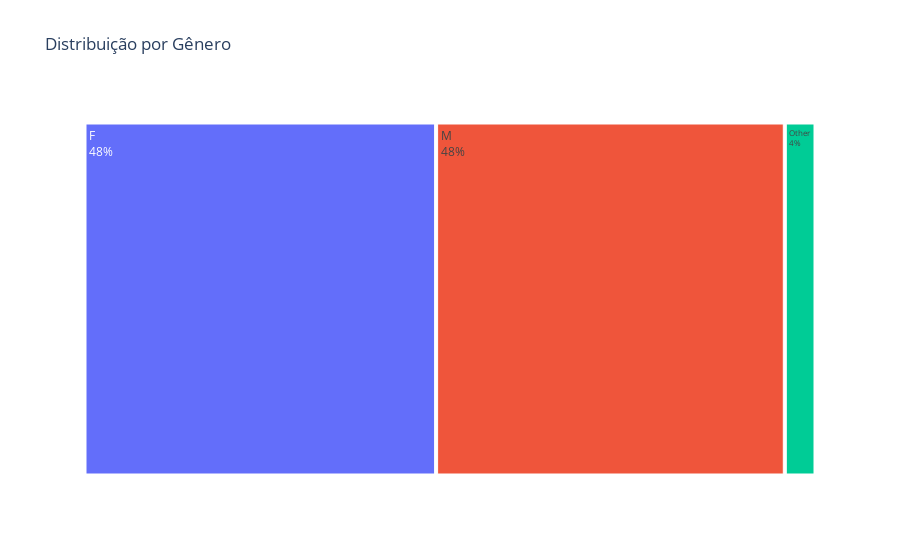

The notebook cell saved with this chart:
### Code cell
fig = px.treemap(df, path=['genero'], title='Distribuição por Gênero')
fig.update_traces(textinfo='label+percent parent')
fig.show()

### Figure 1 — Plotly figure (JSON) as saved in the notebook; plotly's stock layout.template omitted (floating-point values rounded to 4 significant figures)
{"data": [{"branchvalues": "total", "domain": {"x": [0, 1], "y": [0, 1]}, "hovertemplate": "labels=%{label}<br>count=%{value}<br>parent=%{parent}<br>id=%{id}<extra></extra>", "ids": ["F", "M", "Other"], "labels": ["F", "M", "Other"], "level": "d092d6", "name": "", "parents": ["", "", ""], "textinfo": "label+percent parent", "type": "treemap", "values": [481, 477, 42]}], "layout": {"autosize": true, "legend": {"tracegroupgap": 0}, "title": {"text": "Distribuição por Gênero"}}}
